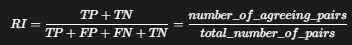
#> input picture Machine Learning/Clustering/Evaluation Metrics/images/rand.png, 352 x 45 px
$ jupyter execute 'Rand Index.ipynb'
#> lines starting #> are read from the running program, lines starting #| are printed output that depends on the picture
1. [Rand Index](#rand-index)

#### Rand Index:
- used to evaluate the similarity between clusters
- measures the percentage of correctly clustered data points
- value range 0 t0 1
    - higher the value, the better
- limiation: sometimes, the rand index value will be higher even if the cluster are not formed properly and the agreement occuring by chance

[cell 1]
from PIL import Image
from IPython.display import display

img = Image.open('images/rand.png')
#> img is the input picture: PIL image 352x45 RGBA; mean R, G, B, A 52, 52.9, 53.8, 255
new_image = img.resize((600, 80))
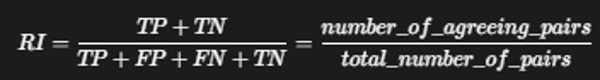
#> new_image: PIL image 600x80 RGBA; mean R, G, B, A 52, 52.9, 53.8, 255
display(new_image)


$ run again, with Machine Learning/Clustering/Evaluation Metrics/images/cophen.png copied over Machine Learning/Clustering/Evaluation Metrics/images/rand.png
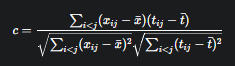
#> input picture Machine Learning/Clustering/Evaluation Metrics/images/cophen.png, 235 x 66 px
#> img is the input picture: PIL image 235x66 RGBA; mean R, G, B, A 41.9, 42.8, 43.8, 255
#> `new_image = img.resize((600, 80))`:
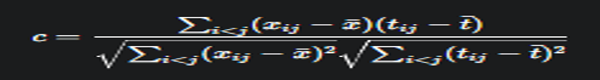
#> new_image: PIL image 600x80 RGBA; mean R, G, B, A 41.9, 42.8, 43.8, 255

$ run again, with Machine Learning/Clustering/Evaluation Metrics/images/dunn.png copied over Machine Learning/Clustering/Evaluation Metrics/images/rand.png
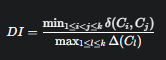
#> input picture Machine Learning/Clustering/Evaluation Metrics/images/dunn.png, 166 x 60 px
#> img is the input picture: PIL image 166x60 RGBA; mean R, G, B, A 43.7, 44.7, 45.6, 255
#> `new_image = img.resize((600, 80))`:
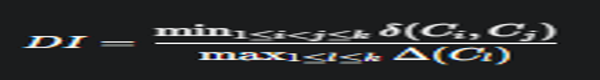
#> new_image: PIL image 600x80 RGBA; mean R, G, B, A 43.7, 44.6, 45.6, 255

$ run again, with Machine Learning/Clustering/Evaluation Metrics/images/dunn1.png copied over Machine Learning/Clustering/Evaluation Metrics/images/rand.png
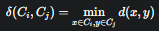
#> input picture Machine Learning/Clustering/Evaluation Metrics/images/dunn1.png, 159 x 31 px
#> img is the input picture: PIL image 159x31 RGBA; mean R, G, B, A 47.1, 48.2, 48.8, 255
#> `new_image = img.resize((600, 80))`:
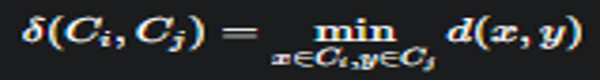
#> new_image: PIL image 600x80 RGBA; mean R, G, B, A 47.1, 48.2, 48.8, 255
